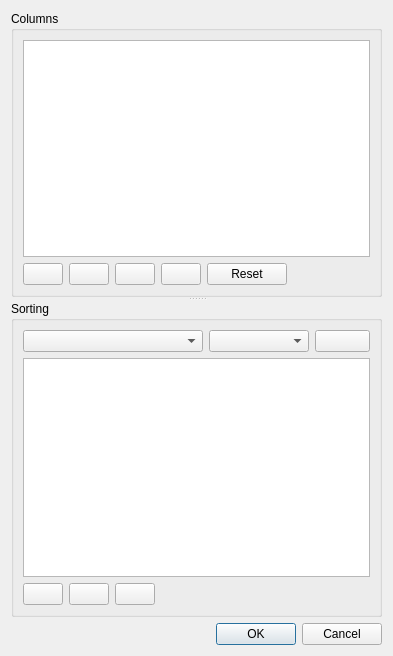
<?xml version="1.0" encoding="UTF-8"?>
<ui version="4.0">
 <class>AttributeSelectionDialogBase</class>
 <widget class="QDialog" name="AttributeSelectionDialogBase">
  <property name="geometry">
   <rect>
    <x>0</x>
    <y>0</y>
    <width>393</width>
    <height>656</height>
   </rect>
  </property>
  <property name="windowTitle">
   <string>Select attributes</string>
  </property>
  <layout class="QGridLayout" name="gridLayout_2">
   <item row="0" column="0">
    <widget class="QSplitter" name="splitter">
     <property name="orientation">
      <enum>Qt::Vertical</enum>
     </property>
     <widget class="QGroupBox" name="mAttributesGroupBox">
      <property name="title">
       <string>Columns</string>
      </property>
      <layout class="QGridLayout" name="gridLayout">
       <item row="1" column="0">
        <layout class="QHBoxLayout" name="horizontalLayout_2">
         <item>
          <widget class="QPushButton" name="mColumnUpPushButton">
           <property name="text">
            <string/>
           </property>
           <property name="icon">
            <iconset>
             <normaloff>:/images/themes/default/symbologyUp.svg</normaloff>:/images/themes/default/symbologyUp.svg</iconset>
           </property>
          </widget>
         </item>
         <item>
          <widget class="QPushButton" name="mColumnDownPushButton">
           <property name="text">
            <string/>
           </property>
           <property name="icon">
            <iconset>
             <normaloff>:/images/themes/default/symbologyDown.svg</normaloff>:/images/themes/default/symbologyDown.svg</iconset>
           </property>
          </widget>
         </item>
         <item>
          <widget class="QPushButton" name="mAddColumnPushButton">
           <property name="text">
            <string/>
           </property>
           <property name="icon">
            <iconset>
             <normaloff>:/images/themes/default/symbologyAdd.svg</normaloff>:/images/themes/default/symbologyAdd.svg</iconset>
           </property>
          </widget>
         </item>
         <item>
          <widget class="QPushButton" name="mRemoveColumnPushButton">
           <property name="text">
            <string/>
           </property>
           <property name="icon">
            <iconset>
             <normaloff>:/images/themes/default/symbologyRemove.svg</normaloff>:/images/themes/default/symbologyRemove.svg</iconset>
           </property>
          </widget>
         </item>
         <item>
          <widget class="QPushButton" name="mResetColumnsPushButton">
           <property name="text">
            <string>Reset</string>
           </property>
          </widget>
         </item>
        </layout>
       </item>
       <item row="1" column="1">
        <spacer name="horizontalSpacer">
         <property name="orientation">
          <enum>Qt::Horizontal</enum>
         </property>
         <property name="sizeHint" stdset="0">
          <size>
           <width>77</width>
           <height>20</height>
          </size>
         </property>
        </spacer>
       </item>
       <item row="0" column="0" colspan="2">
        <widget class="QTableView" name="mColumnsTableView">
         <property name="editTriggers">
          <set>QAbstractItemView::AllEditTriggers</set>
         </property>
         <property name="showDropIndicator" stdset="0">
          <bool>false</bool>
         </property>
         <property name="dragEnabled">
          <bool>false</bool>
         </property>
         <property name="dragDropOverwriteMode">
          <bool>false</bool>
         </property>
         <property name="dragDropMode">
          <enum>QAbstractItemView::NoDragDrop</enum>
         </property>
         <property name="defaultDropAction">
          <enum>Qt::IgnoreAction</enum>
         </property>
         <property name="selectionMode">
          <enum>QAbstractItemView::SingleSelection</enum>
         </property>
         <property name="selectionBehavior">
          <enum>QAbstractItemView::SelectRows</enum>
         </property>
         <property name="wordWrap">
          <bool>false</bool>
         </property>
         <property name="cornerButtonEnabled">
          <bool>false</bool>
         </property>
        </widget>
       </item>
      </layout>
     </widget>
     <widget class="QGroupBox" name="mSortingGroupBox">
      <property name="title">
       <string>Sorting</string>
      </property>
      <layout class="QGridLayout" name="gridLayout_3">
       <item row="0" column="0">
        <layout class="QHBoxLayout" name="horizontalLayout_3">
         <item>
          <widget class="QComboBox" name="mSortColumnComboBox">
           <property name="minimumSize">
            <size>
             <width>180</width>
             <height>0</height>
            </size>
           </property>
          </widget>
         </item>
         <item>
          <widget class="QComboBox" name="mOrderComboBox">
           <property name="minimumSize">
            <size>
             <width>100</width>
             <height>0</height>
            </size>
           </property>
          </widget>
         </item>
         <item>
          <widget class="QPushButton" name="mAddSortColumnPushButton">
           <property name="maximumSize">
            <size>
             <width>16777215</width>
             <height>16777215</height>
            </size>
           </property>
           <property name="text">
            <string/>
           </property>
           <property name="icon">
            <iconset>
             <normaloff>:/images/themes/default/symbologyAdd.svg</normaloff>:/images/themes/default/symbologyAdd.svg</iconset>
           </property>
          </widget>
         </item>
        </layout>
       </item>
       <item row="2" column="0">
        <layout class="QHBoxLayout" name="horizontalLayout">
         <item>
          <widget class="QPushButton" name="mSortColumnUpPushButton">
           <property name="text">
            <string/>
           </property>
           <property name="icon">
            <iconset>
             <normaloff>:/images/themes/default/symbologyUp.png</normaloff>:/images/themes/default/symbologyUp.png</iconset>
           </property>
          </widget>
         </item>
         <item>
          <widget class="QPushButton" name="mSortColumnDownPushButton">
           <property name="text">
            <string/>
           </property>
           <property name="icon">
            <iconset>
             <normaloff>:/images/themes/default/symbologyDown.png</normaloff>:/images/themes/default/symbologyDown.png</iconset>
           </property>
          </widget>
         </item>
         <item>
          <widget class="QPushButton" name="mRemoveSortColumnPushButton">
           <property name="text">
            <string/>
           </property>
           <property name="icon">
            <iconset>
             <normaloff>:/images/themes/default/symbologyRemove.svg</normaloff>:/images/themes/default/symbologyRemove.svg</iconset>
           </property>
          </widget>
         </item>
         <item>
          <spacer name="horizontalSpacer_2">
           <property name="orientation">
            <enum>Qt::Horizontal</enum>
           </property>
           <property name="sizeHint" stdset="0">
            <size>
             <width>40</width>
             <height>20</height>
            </size>
           </property>
          </spacer>
         </item>
        </layout>
       </item>
       <item row="1" column="0">
        <widget class="QTableView" name="mSortColumnTableView">
         <property name="editTriggers">
          <set>QAbstractItemView::AllEditTriggers</set>
         </property>
         <property name="selectionMode">
          <enum>QAbstractItemView::SingleSelection</enum>
         </property>
         <property name="selectionBehavior">
          <enum>QAbstractItemView::SelectRows</enum>
         </property>
        </widget>
       </item>
      </layout>
     </widget>
    </widget>
   </item>
   <item row="1" column="0">
    <widget class="QDialogButtonBox" name="buttonBox">
     <property name="orientation">
      <enum>Qt::Horizontal</enum>
     </property>
     <property name="standardButtons">
      <set>QDialogButtonBox::Cancel|QDialogButtonBox::Ok</set>
     </property>
    </widget>
   </item>
  </layout>
 </widget>
 <tabstops>
  <tabstop>mColumnsTableView</tabstop>
  <tabstop>mColumnUpPushButton</tabstop>
  <tabstop>mColumnDownPushButton</tabstop>
  <tabstop>mAddColumnPushButton</tabstop>
  <tabstop>mRemoveColumnPushButton</tabstop>
  <tabstop>mResetColumnsPushButton</tabstop>
  <tabstop>mSortColumnComboBox</tabstop>
  <tabstop>mOrderComboBox</tabstop>
  <tabstop>mAddSortColumnPushButton</tabstop>
  <tabstop>mSortColumnTableView</tabstop>
  <tabstop>mSortColumnUpPushButton</tabstop>
  <tabstop>mSortColumnDownPushButton</tabstop>
  <tabstop>mRemoveSortColumnPushButton</tabstop>
  <tabstop>buttonBox</tabstop>
 </tabstops>
 <resources>
  <include location="../../../images/images.qrc"/>
 </resources>
 <connections>
  <connection>
   <sender>buttonBox</sender>
   <signal>accepted()</signal>
   <receiver>AttributeSelectionDialogBase</receiver>
   <slot>accept()</slot>
   <hints>
    <hint type="sourcelabel">
     <x>248</x>
     <y>254</y>
    </hint>
    <hint type="destinationlabel">
     <x>157</x>
     <y>274</y>
    </hint>
   </hints>
  </connection>
  <connection>
   <sender>buttonBox</sender>
   <signal>rejected()</signal>
   <receiver>AttributeSelectionDialogBase</receiver>
   <slot>reject()</slot>
   <hints>
    <hint type="sourcelabel">
     <x>316</x>
     <y>260</y>
    </hint>
    <hint type="destinationlabel">
     <x>286</x>
     <y>274</y>
    </hint>
   </hints>
  </connection>
 </connections>
</ui>
